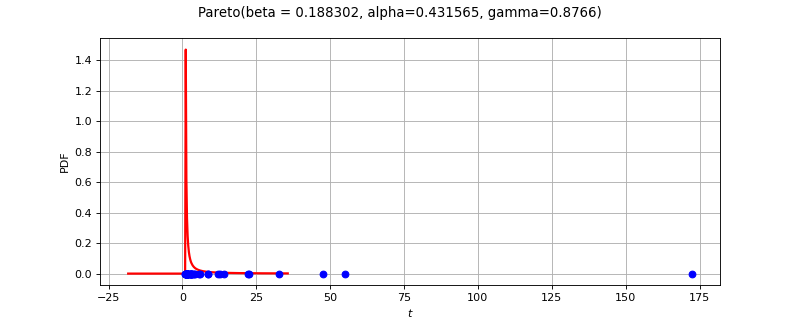

Write the Python code that produced this figure.
import openturns as ot
from matplotlib import pyplot as plt
from openturns.viewer import View
ot.RandomGenerator.SetSeed(0)
factory = ot.ParetoFactory()
ref = factory.build()
dimension = ref.getDimension()
if dimension <= 2:
    if dimension == 1:
        sample = ref.getSample(50)
        distribution = factory.build(sample)
        distribution.setDescription(['$t$'])
        pdf_graph = distribution.drawPDF(256)
        cloud = ot.Cloud(sample, ot.Sample(sample.getSize(), 1))
        cloud.setColor('blue')
        cloud.setPointStyle('fcircle')
        pdf_graph.add(cloud)
        pdf_graph.setTitle(str(distribution))
        fig = plt.figure(figsize=(10, 4))
        pdf_axis = fig.add_subplot(111)
        View(pdf_graph, figure=fig, axes=[pdf_axis], add_legend=False)
    else:
        sample = ref.getSample(500)
        distribution = factory.build(sample)
        distribution.setDescription(['$t_0$', '$t_1$'])
        pdf_graph = distribution.drawPDF([256]*2)
        cloud = ot.Cloud(sample)
        cloud.setColor('red')
        cloud.setPointStyle('fcircle')
        pdf_graph.add(cloud)
        pdf_graph.setTitle(str(distribution))
        fig = plt.figure(figsize=(10, 4))
        pdf_axis = fig.add_subplot(111)
        View(pdf_graph, figure=fig, axes=[pdf_axis], add_legend=False, square_axes=True)
